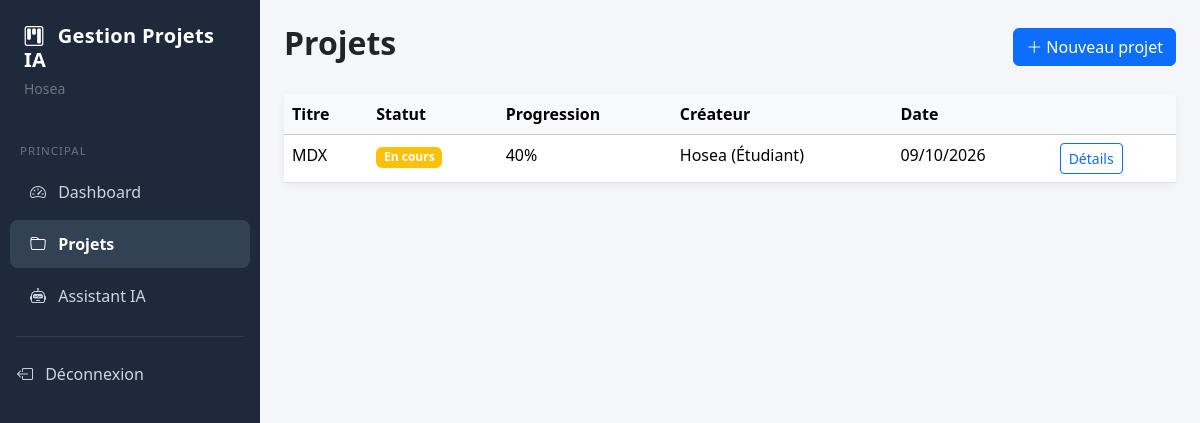
The page /projets/ (signed in) on the database its author committed.
### accounts/models.py (models this page shows, shortened)
class User(AbstractUser):
    class Role(models.TextChoices):
        ADMIN = "ADMIN", "Administrateur"
        ENSEIGNANT = "ENSEIGNANT", "Enseignant"
        ETUDIANT = "ETUDIANT", "Étudiant"
        JURY = "JURY", "Jury"
    role = models.CharField(
        max_length=20,
        choices=Role.choices,
        default=Role.ETUDIANT
    )
    telephone = models.CharField(max_length=20, blank=True, null=True)
    photo = models.ImageField(upload_to="photos/", blank=True, null=True)
    def __str__(self):
        return f"{self.get_full_name() or self.username} ({self.get_role_display()})"
    @property
    def is_enseignant(self):
        return self.role == self.Role.ENSEIGNANT
    @property
    def is_admin(self):
        return self.role == self.Role.ADMIN or self.is_superuser

### projets/models.py (models this page shows, shortened)
class Projet(models.Model):
    class Statut(models.TextChoices):
        PROPOSITION = "PROPOSITION", "Proposition"
        VALIDE = "VALIDE", "Validé"
        EQUIPE_AFFECTEE = "EQUIPE_AFFECTEE", "Équipe affectée"
        ENCADRANT_AFFECTE = "ENCADRANT_AFFECTE", "Encadrant affecté"
        EN_COURS = "EN_COURS", "En cours"
        LIVRABLES_SOUMIS = "LIVRABLES_SOUMIS", "Livrables soumis"
        VALIDATION_ENCADRANT = "VALIDATION_ENCADRANT", "Validation encadrant"
        SOUTENANCE = "SOUTENANCE", "Soutenance"
        EVALUE = "EVALUE", "Évalué"
        CLOTURE = "CLOTURE", "Clôturé"
        REFUSE = "REFUSE", "Refusé"
    titre = models.CharField(
        max_length=255
    )
    description = models.TextField()
    objectifs = models.TextField(
        blank=True
    )
    statut = models.CharField(
        max_length=30,
        choices=Statut.choices,
        default=Statut.PROPOSITION
    )
    progression = models.PositiveIntegerField(
        default=0
    )
    score_risque = models.PositiveIntegerField(
        default=0
    )
    date_debut = models.DateField(
        default=timezone.now
    )
    date_fin_prevue = models.DateField(
        null=True,
        blank=True
    )
    date_fin_reelle = models.DateField(
        null=True,
        blank=True
    )
    date_creation = models.DateTimeField(
        auto_now_add=True
    )
    date_modification = models.DateTimeField(
        auto_now=True
    )
    createur = models.ForeignKey(
        settings.AUTH_USER_MODEL,
        on_delete=models.CASCADE,
        related_name="projets_crees"
    )
    encadrant = models.ForeignKey(
        settings.AUTH_USER_MODEL,
        on_delete=models.SET_NULL,
        null=True,
        blank=True,
        related_name="projets_encadres",
        limit_choices_to={
            "role": "ENSEIGNANT"
        }
    )
    class Meta:
        ordering = [
            "-date_creation"
        ]

### projets/views.py (the view)
@login_required
def liste_projets(request):
    user = request.user
    if (
        user.is_enseignant
        or user.is_admin
        or user.is_superuser
    ):
        projets = Projet.objects.all()
    else:
        projets = (
            Projet.objects.filter(
                createur=user
            )
            | Projet.objects.filter(
                equipe__membres=user
            )
        ).distinct()
    for projet in projets:
        mettre_a_jour_suivi_projet(
            projet
        )
    return render(
        request,
        "projets/liste.html",
        {
            "projets": projets
        }
    )

### projets/models.py (called while the page is built)
    @property
    def taux_achevement(self):
        if self.statut == self.Statut.VALIDE:
            return 100
        if self.statut == self.Statut.TERMINE:
            return 100
        if self.statut == self.Statut.EN_COURS:
            return 40
        if self.statut == self.Statut.EN_RETARD:
            return 0
        return 0

### projets/services_risque.py (called while the page is built, shortened)
def limiter_score(valeur):
    return max(0, min(100, round(valeur)))

def niveau_risque(score):
    score = limiter_score(score)
    if score >= SEUIL_MODERE:
        return "A_RISQUE"
    if score >= SEUIL_FAIBLE:
        return "MODERE"
    return "FAIBLE"

def libelle_niveau_risque(score):
    niveau = niveau_risque(score)
    return {
        "FAIBLE": "Faible",
        "MODERE": "Modéré",
        "A_RISQUE": "Projet à risque",
    }[niveau]

def classe_bootstrap_risque(score):
    niveau = niveau_risque(score)
    return {
        "FAIBLE": "success",
        "MODERE": "warning",
        "A_RISQUE": "danger",
    }[niveau]

def calculer_facteur_faible_progression(projet):
    if not projet.date_fin_prevue:
        return 0
    aujourd_hui = timezone.now().date()
    date_debut = projet.date_debut
    date_fin = projet.date_fin_prevue
    duree_totale = (
        date_fin - date_debut
    ).days
    if duree_totale <= 0:
        return 0
    jours_ecoules = (
        aujourd_hui - date_debut
    ).days
    jours_ecoules = max(
        0,
        min(
            jours_ecoules,
            duree_totale
        )
    )
    progression_attendue = (
        jours_ecoules / duree_totale
    ) * 100
    progression_reelle = (
        projet.progression or 0
    )
    ecart = (
        progression_attendue
        - progression_reelle
    )
    if ecart <= 0:
        return 0
    return limiter_score(ecart)

def calculer_facteur_livrables_non_deposes(projet):
    aujourd_hui = timezone.now().date()
    jalons_attendus = [
        jalon
        for jalon in projet.jalons.all()
        if (
            jalon.livrable_attendu
            and jalon.date_prevue
            and jalon.date_prevue <= aujourd_hui
            and not jalon.valide
        )
    ]
    if not jalons_attendus:
        return 0

def calculer_facteur_documents_rejetes(projet):
    documents = list(
        projet.documents.all()
    )
    if not documents:
        return 0
    documents_rejetes = [
        document
        for document in documents
        if document.statut == "REFUSE"
    ]
    if not documents_rejetes:
        return 0

### templates/projets/liste.html (shortened to what this page needs)
{% extends "base.html" %}
{% block content %}
<div class="d-flex justify-content-between align-items-center mb-4">
    <h2 class="fw-bold">Projets</h2>
    <a href="{% url 'creer_projet' %}" class="btn btn-primary">
        <i class="bi bi-plus-lg"></i> Nouveau projet
    </a>
</div>
<div class="card">
    <div class="card-body p-0">
        {% if projets %}
        <div class="table-responsive">
            <table class="table table-hover mb-0">
                <thead class="table-light">
                    <tr>
                        <th>Titre</th>
                        <th>Statut</th>
                        <th>Progression</th>
                        <th>Créateur</th>
                        <th>Date</th>
                        <th></th>
                    </tr>
                </thead>
                <tbody>
                    {% for projet in projets %}
                    <tr>
                        <td class="fw-medium">{{ projet.titre }}</td>
                        <td>
                            <span class="badge
                                {% if projet.statut == 'EN_COURS' %}bg-warning
                                {% elif projet.statut == 'TERMINE' %}bg-success
                                {% else %}bg-secondary{% endif %}">
                                {{ projet.get_statut_display }}
                            </span>
                        </td>
                        <td>{{ projet.progression }}%</td>
                        <td>{{ projet.createur }}</td>
                        <td>{{ projet.date_creation|date:"d/m/Y" }}</td>
                        <td>
                            <a href="{% url 'detail_projet' projet.pk %}" class="btn btn-sm btn-outline-primary">Détails</a>
                        </td>
                    </tr>
                    {% endfor %}
                </tbody>
            </table>
        </div>
        {% else %}
        <div class="text-center py-5 text-muted">
            <p>Aucun projet trouvé</p>
        </div>
        {% endif %}
    </div>
</div>
{% endblock %}

### templates/base.html (shortened to what this page needs)
<!DOCTYPE html>
<html lang="fr">
<head>
    <link
        href="https://cdn.jsdelivr.net/npm/bootstrap@5.3.3/dist/css/bootstrap.min.css"
        rel="stylesheet"
    >
    <link
        href="https://cdn.jsdelivr.net/npm/bootstrap-icons@1.11.3/font/bootstrap-icons.min.css"
        rel="stylesheet"
    >
</head>
<body>
{% if user.is_authenticated %}
<aside
    class="sidebar"
    id="sidebar"
>
    <div class="p-4">
        <div class="d-flex justify-content-between align-items-start">
            <div>
                <h5 class="fw-bold sidebar-title mb-1 text-white">
                    <i class="bi bi-kanban me-2"></i>
                    Gestion Projets IA
                </h5>
                <small class="text-secondary">
                    {{ user.get_full_name|default:user.username }}
                </small>
            </div>
        </div>
    </div>
    <nav class="mt-2">
        <div class="menu-section">
            Principal
        </div>
        <a
            href="{% url 'dashboard' %}"
            class="{% if request.resolver_match.url_name == 'dashboard' %}active{% endif %}"
        >
            <i class="bi bi-speedometer2 me-2"></i>
            Dashboard
        </a>
        <a
            href="{% url 'liste_projets' %}"
            class="{% if 'projet' in request.resolver_match.url_name %}active{% endif %}"
        >
            <i class="bi bi-folder me-2"></i>
            Projets
        </a>
        <a href="{% url 'chatbot' %}">
            <i class="bi bi-robot me-2"></i>
            Assistant IA
        </a>
        <hr class="border-secondary mx-3">
        <form
            method="post"
            action="{% url 'logout' %}"
            class="d-inline"
        >
            <button
                type="submit"
                class="btn btn-link text-decoration-none text-start w-100 px-3 py-2"
                style="color: #cbd5e1 !important;"
            >
                <i class="bi bi-box-arrow-left me-2"></i>
                Déconnexion
            </button>
        </form>
    </nav>
</aside>
<main class="main-content">
    {% block content %}{% endblock %}
</main>
{% else %}
{% block auth_content %}{% endblock %}
{% endif %}
</body>
</html>

### templates/base.html (style rules this page uses)
body { background-color: #f4f6f9; overflow-x: hidden; }
.sidebar { width: 260px; min-height: 100vh; background: #1e293b; position: fixed; top: 0; left: 0; z-index: 1050; transition: transform 0.3s ease; overflow-y: auto; }
.sidebar a { color: #cbd5e1; text-decoration: none; display: block; padding: 12px 20px; border-radius: 8px; margin: 4px 10px; transition: all 0.2s ease; }
.sidebar a.active { background: #334155; color: white; font-weight: 600; }
.sidebar-title { letter-spacing: 0.3px; }
.menu-section { font-size: 0.72rem; text-transform: uppercase; letter-spacing: 1px; color: #64748b; padding: 10px 20px 5px; }
.main-content { margin-left: 260px; min-height: 100vh; padding: 24px; transition: margin-left 0.3s ease; }
.card { border: none; box-shadow: 0 2px 8px rgba(0, 0, 0, 0.06); }

### rows shown on the page
User: get_full_name "Hosea"
Projet: titre "MDX", statut "En cours", progression "40", createur "Hosea (Étudiant)", date_creation "09/10/2026"
